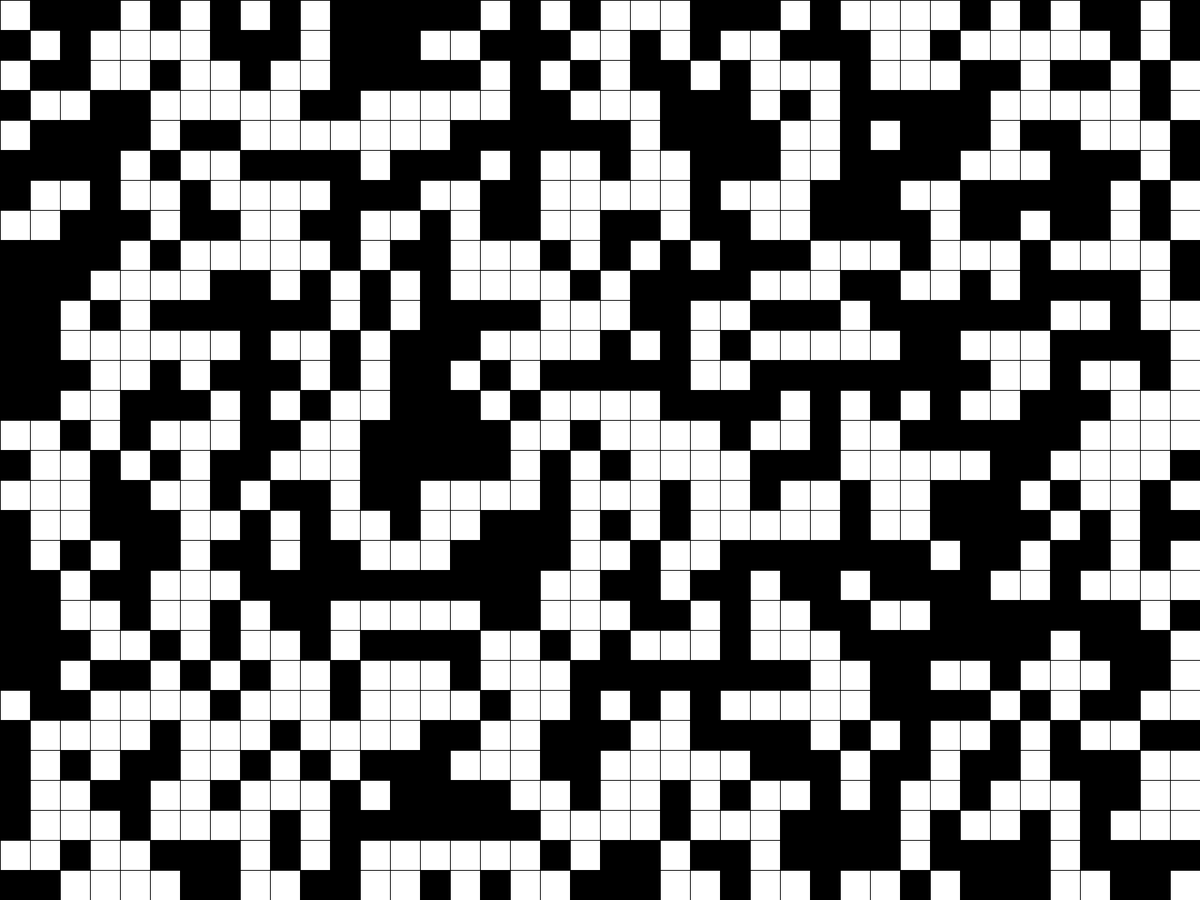
Frame 1 (no input)
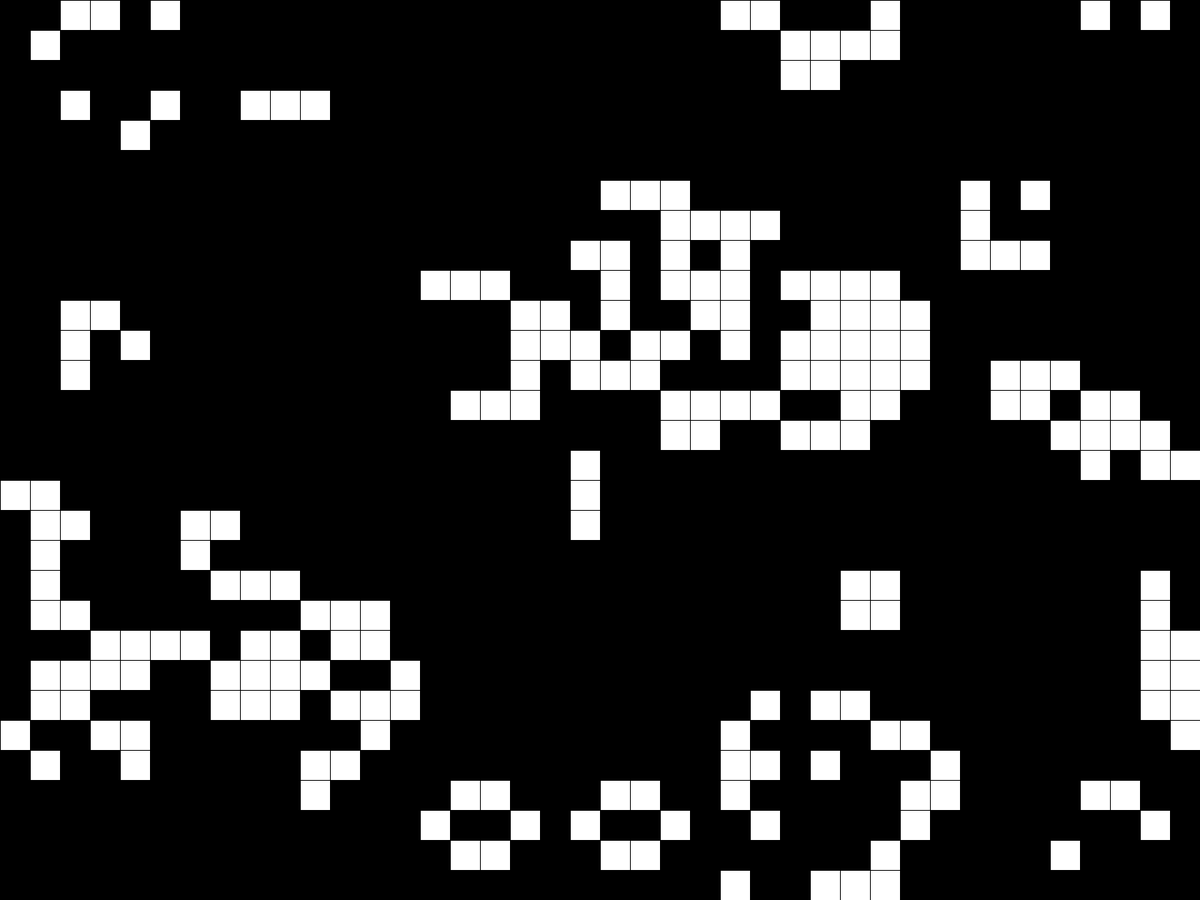
Frame 60 (the mouse pressed at the canvas centre just before this capture)
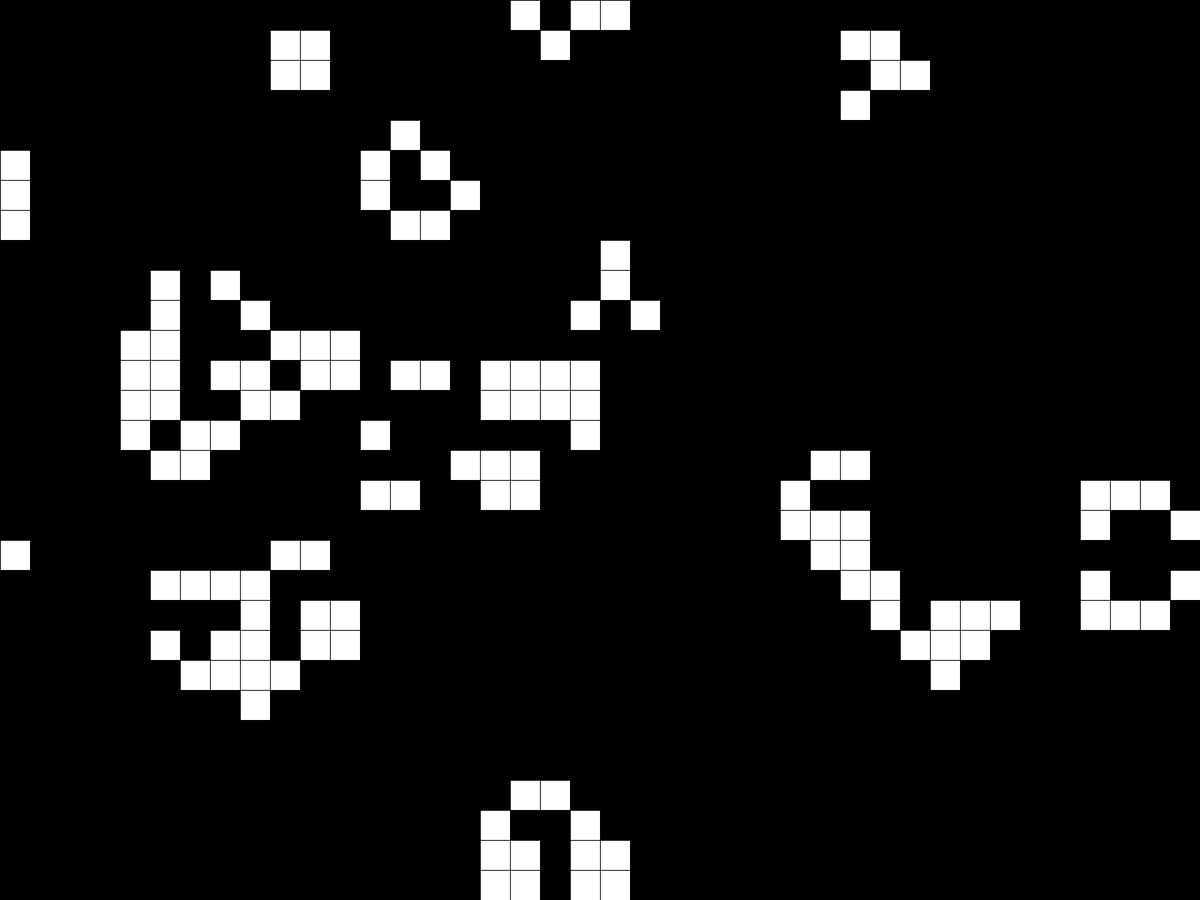
Frame 120 (the mouse held since frame 60 and released just before this capture)

The Processing sketch that drew these frames (run headless with seeded random() and noise(); from frame 60 on, the mouse is pressed at the canvas centre):

// Processing sketch: GameOfLife
// ── GameOfLife.pde

int[][] grid;
int[][] prev;
int rows;
int cols;
int res = 40;

void setup() {
  //frameRate(2);
  fullScreen();
  println(width + ", " + height);
  rows = height / res;
  cols = width / res;
  grid = make2dArray(rows, cols);
  prev = make2dArray(rows, cols);
  for (int i = 0; i < cols; i++) {
    for (int j = 0; j < rows; j++) {
      grid[i][j] = floor(random(2));
    }
  }
}
void mousePressed(){
 setup(); 
  
}
void draw() {
  background(0);
  for (int i = 0; i < cols; i++) {
    for (int j = 0; j < rows; j++) {
      int x = i * res;
      int y = j * res;
      if (grid[i][j] == 1) {
        fill(255);
        rect(x, y, res, res);
      } else {
        fill(0);
        rect(x, y, res, res);
      }
    }
  }
  int[][] next = make2dArray(rows, cols);
  for (int i = 0; i < cols; i++) {
    for (int j = 0; j < rows; j++) {
      int state = grid[i][j];
      int neighbors = checkNeighbors(grid, i, j);
      if (state == 1 && (neighbors > 3 || neighbors < 2)) {
        next[i][j] = 0;
      } else if (state == 0 && neighbors == 3) {
        next[i][j] = 1;
      } else {
        next[i][j] = state;
      }
    }
  }
  if(prev == next){
    setup();
  }
  prev = grid;
  grid = next;
}


int[][] make2dArray(int rows, int cols) {
  int[][] arr = new int[cols][rows];
  return arr;
}

int checkNeighbors(int[][] g, int x, int y) {
  int count = 0;
  for (int i = -1; i <= 1; i++) {
    for (int j = -1; j <= 1; j++) {
      int col = (x + i + cols) % cols;
      int row = (y + j + rows) % rows;
      
      
      count += g[col][row];
    }
  }
  count -= g[x][y];
  return count;
}
